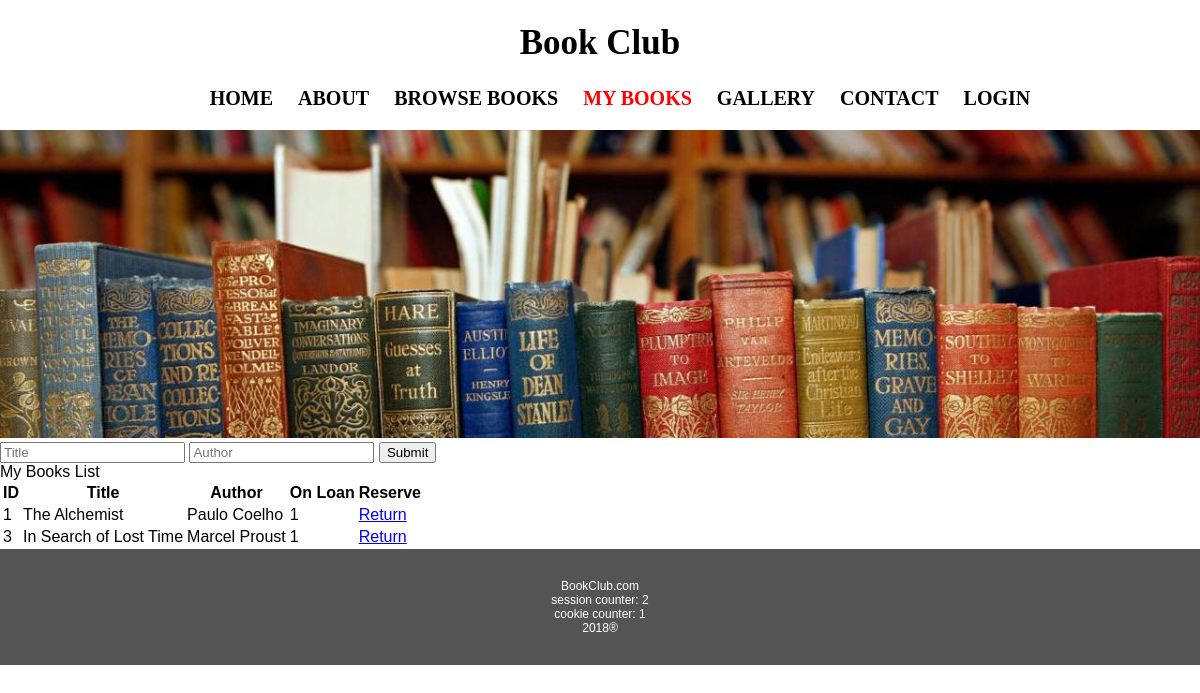
Screenshot of /mybooks.php (signed in) with the database file from the repository.
### tables this page shows
CREATE TABLE `books` (
  `bookid` int(11) NOT NULL,
  `title` varchar(100) NOT NULL,
  `onloan` tinyint(1) DEFAULT '0',
  `author` varchar(100) NOT NULL,
  `duedate` date NOT NULL
);

### mybooks.php (the view, shortened to what this page needs)
<?php
  include "header.php";
?>
<form>
  <input type="text" placeholder="Title" name="title">
  <input type="text" placeholder="Author" name="author">
  <button type="submit">Submit</button>
</form>
My Books List
<?php
$searchtitle = "";
$searchauthor = "";
if (isset($_GET) && !empty($_GET)) {
  if (isset($_GET['title'])) {
    $searchtitle = htmlentities(trim($_GET['title']));
  }
  if (isset($_GET['author'])) {
    $searchauthor = htmlentities(trim($_GET['author']));
  }
  $query = " select * from books where onloan is true";
  if ($searchtitle && !$searchauthor) {
      $query = $query . " where title like '%" . $searchtitle . "%'";
  }
  if (!$searchtitle && $searchauthor) {
      $query = $query . " where author like '%" . $searchauthor . "%'";
  }
  if ($searchtitle && $searchauthor) {
      $query = $query . " where title like '%" . $searchtitle . "%' and author like '%" . $searchauthor . "%'";
  }
  $stmt = $db->prepare($query);
  $stmt->bind_result($bookid, $title, $onloan, $author, $duedate);
  $stmt->execute();
  echo '<table><thead><th>ID</th><th>Title</th><th>Author</th><th>On Loan</th><th>Reserve</th></thead><tbody>';
  while ($stmt->fetch()) {
    echo "<tr>";
    echo "<td>$bookid</td><td>$title</td><td>$author</td><td>$onloan</td>";
    echo '<td><a href="returnBook.php?bookid=' . urlencode($bookid) . '">Return</a></td>';
    echo "</tr>";
  }
  echo "</tbody></table>";
} else {
  $query = " select * from books where onloan is true";
  $stmt = $db->prepare($query);
  $stmt->bind_result($bookid, $title, $onloan, $author, $duedate);
  $stmt->execute();
  echo '<table><thead><th>ID</th><th>Title</th><th>Author</th><th>On Loan</th><th>Reserve</th></thead><tbody>';
  while ($stmt->fetch()) {
    echo '<tr>';
    echo "<td>$bookid</td><td>$title</td><td>$author</td><td>$onloan</td>";
    echo '<td><a href="returnBook.php?bookid=' . urlencode($bookid) . '">Return</a></td>';
    echo '</tr>';
  }
  echo '</tbody></table>';
}
  include "footer.php";
?>

### styles.css (style rules this page uses)
html, body { padding: 0; margin: 0; font-family: Verdana, Geneva, sans-serif; }

### rows the page displays
books: bookid "1", title "The Alchemist", author "Paulo Coelho", onloan "1"
books: bookid "3", title "In Search of Lost Time", author "Marcel Proust", onloan "1"

### other values shown
$_SESSION['counter'] "2"
$_COOKIE['counter'] "1"
